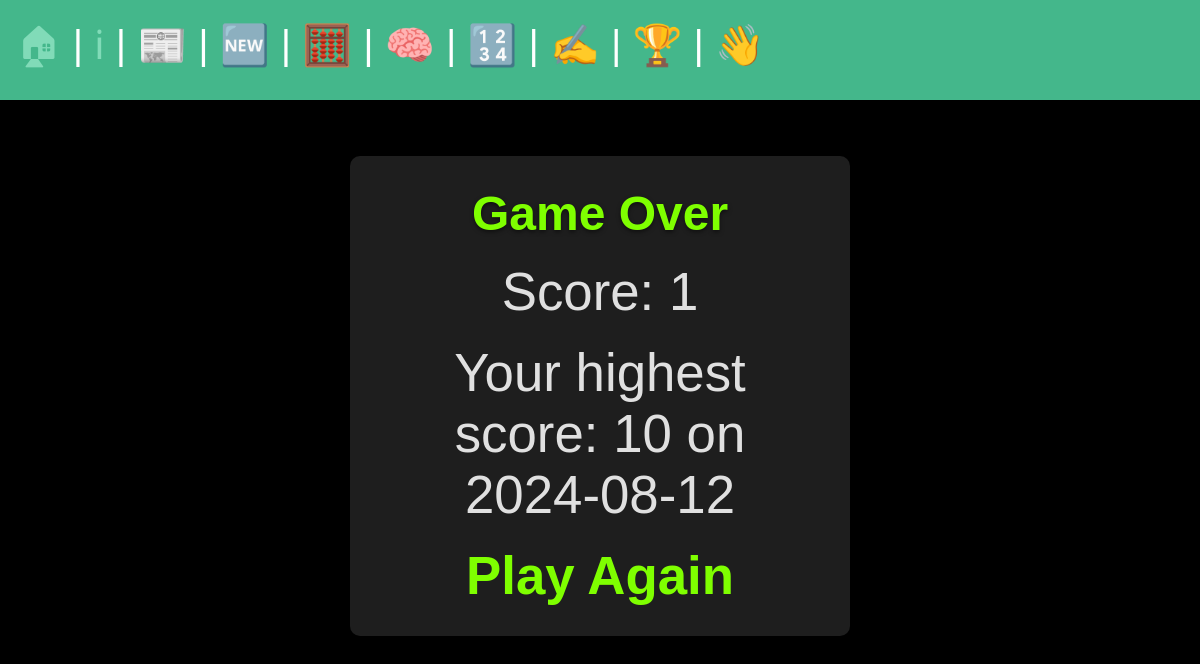
Before: /number_memory/game_over/ (signed in) with the older database file.
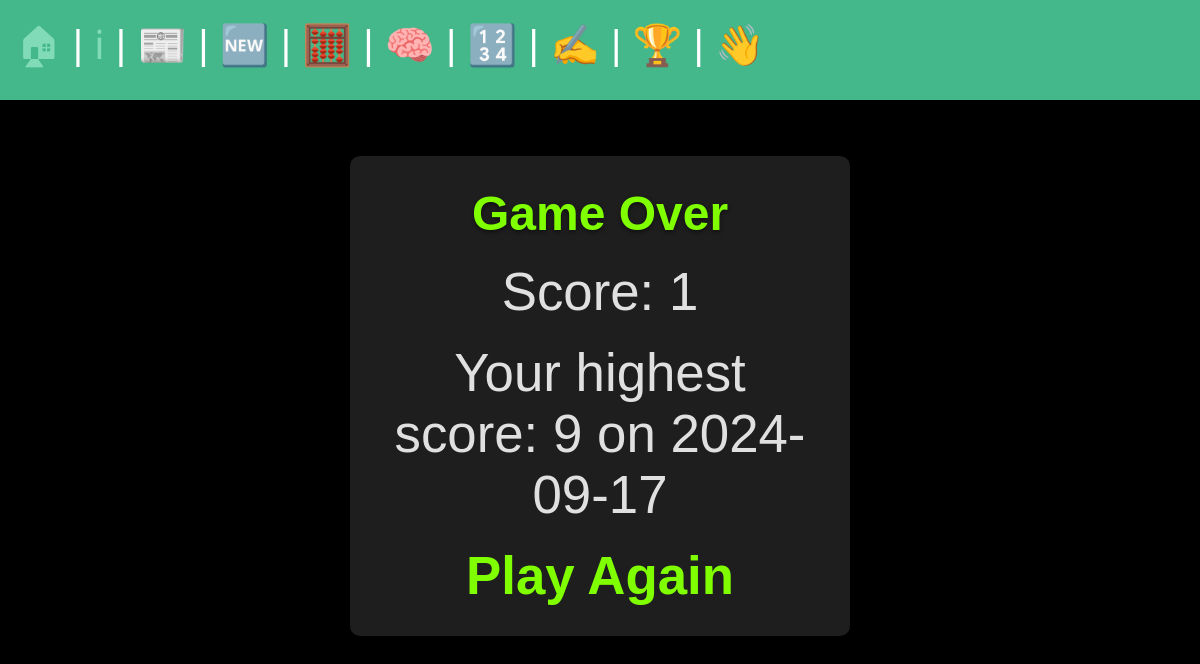
After: the same page with the newer database file.
### number_memory/models.py (models this page shows, shortened)
class GameScoreNumberMemory(models.Model):
    user = models.ForeignKey(User, on_delete=models.CASCADE)
    score = models.IntegerField()
    date = models.DateTimeField(default=timezone.now)

### number_memory/views.py (the view)
# urls.py: path('game_over/', views.game_over, name='game_over'),
def game_over(request):
    level = request.session.get("level", 1)
    highest_score_record = None  # Initialize as None
    if request.user.is_authenticated:
        highest_score_record = GameScoreNumberMemory.objects.filter(user=request.user).order_by('-score').first()
        if highest_score_record:
            if level > highest_score_record.score:
                highest_score_record.score = level
                highest_score_record.date = timezone.now()
                highest_score_record.save()
        else:
            highest_score_record = GameScoreNumberMemory.objects.create(user=request.user, score=level, date=timezone.now())
    context = {
        "level": level,
        "highest_score": highest_score_record
    }
    return render(request, "number_memory/game_over.html", context)

### number_memory/templates/number_memory/game_over.html (shortened to what this page needs)
{% extends "base.html" %}
{% load static %}
{% block extra_css %}
    <link rel="stylesheet" href="{% static 'css/number_memory.css' %}">
{% endblock %}
{% block content %}
<div class="number-memory-container">
    <h1>Game Over</h1>
    <p>Score: {{ level }}</p>
    {% if highest_score %}
        <p>Your highest score: {{ highest_score.score }} on {{ highest_score.date|date:"Y-m-d" }}</p>
    {% endif %}
    <a href="{% url 'number_memory:start_game' %}">Play Again</a>
</div>
{% endblock %}

Changed rows visible on the page:
removed GameScoreNumberMemory: score "10", date "2024-08-12"
added GameScoreNumberMemory: score "9", date "2024-09-17"
